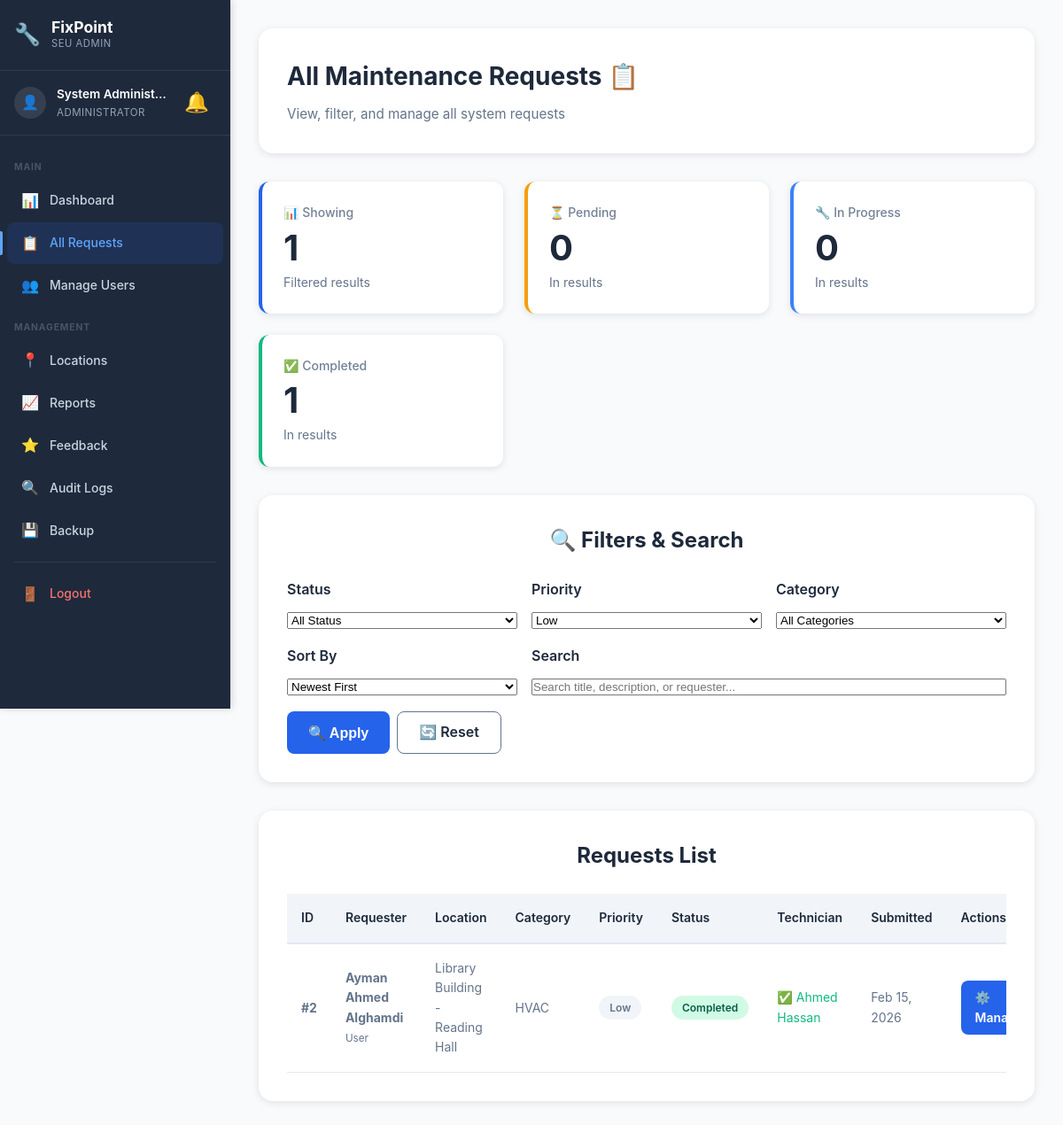
The page /admin/all-requests.php?priority=Low (signed in) on the database as committed earlier.
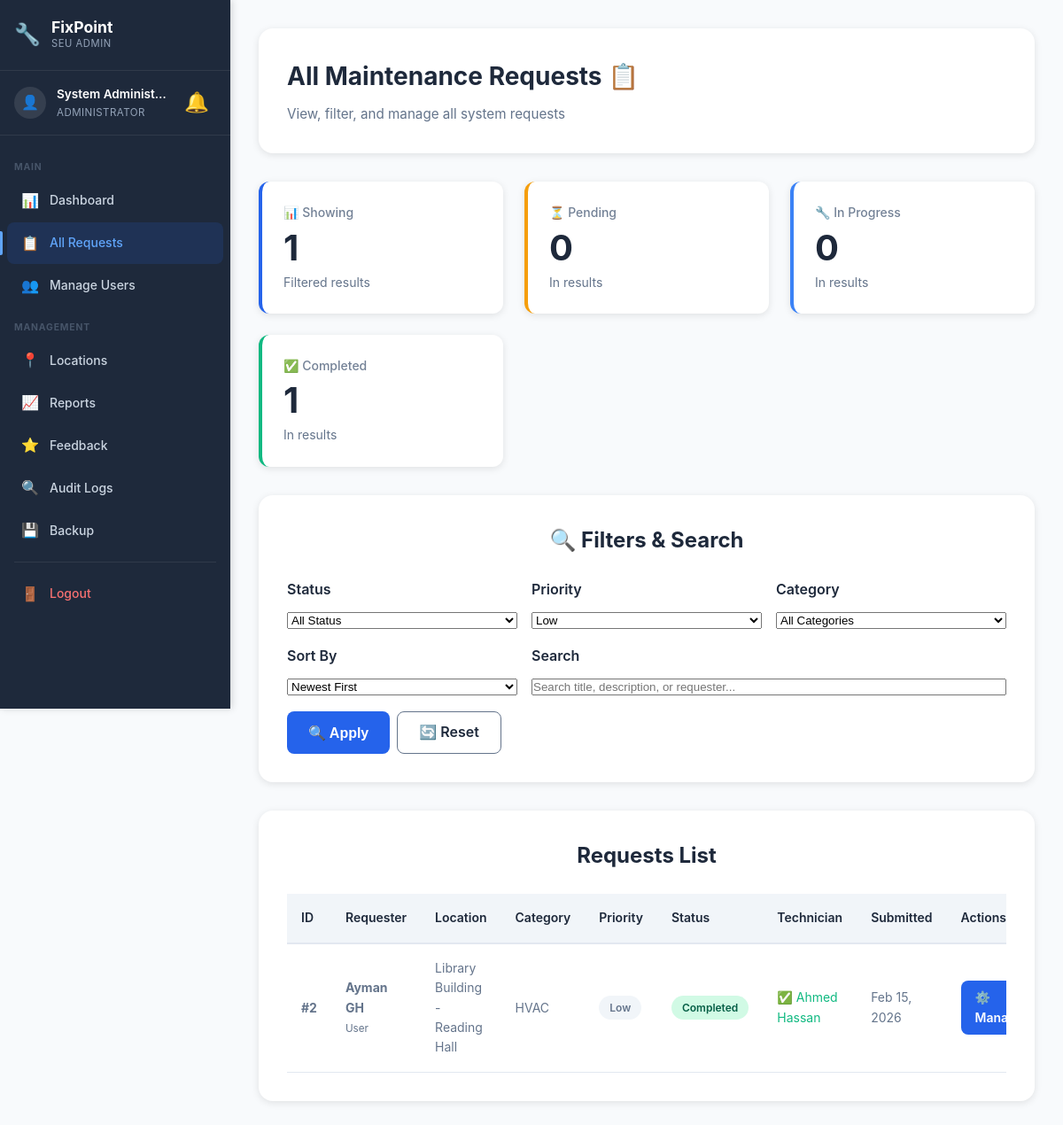
The same page on the database as committed later.
### tables this page shows
CREATE TABLE `user` (
  `UserID` int(11) NOT NULL,
  `RoleID` int(11) NOT NULL,
  `Name` varchar(100) NOT NULL,
  `Email` varchar(100) NOT NULL,
  `Password` varchar(255) NOT NULL,
  `Phone` varchar(20) DEFAULT NULL,
  `MaxRequestsPerWeek` int(11) DEFAULT 2,
  `CreatedAt` timestamp NOT NULL DEFAULT current_timestamp(),
  `LastResetAt` datetime DEFAULT NULL
);

CREATE TABLE `maintenancerequest` (
  `RequestID` int(11) NOT NULL,
  `UserID` int(11) NOT NULL,
  `LocationID` int(11) NOT NULL,
  `CategoryID` int(11) NOT NULL,
  `PriorityID` int(11) NOT NULL,
  `StatusID` int(11) NOT NULL DEFAULT 1,
  `Title` varchar(200) NOT NULL,
  `Description` text NOT NULL,
  `SubmittedAt` timestamp NOT NULL DEFAULT current_timestamp(),
  `UpdatedAt` timestamp NOT NULL DEFAULT current_timestamp() ON UPDATE current_timestamp(),
  `CompletedAt` timestamp NULL DEFAULT NULL
);

CREATE TABLE `role` (
  `RoleID` int(11) NOT NULL,
  `RoleName` varchar(50) NOT NULL
);

CREATE TABLE `location` (
  `LocationID` int(11) NOT NULL,
  `BuildingName` varchar(100) NOT NULL,
  `FloorNumber` varchar(20) DEFAULT NULL,
  `RoomNumber` varchar(50) DEFAULT NULL,
  `Description` text DEFAULT NULL
);

CREATE TABLE `category` (
  `CategoryID` int(11) NOT NULL,
  `CategoryName` varchar(100) NOT NULL,
  `Description` text DEFAULT NULL
);

CREATE TABLE `priority` (
  `PriorityID` int(11) NOT NULL,
  `PriorityLevel` varchar(50) NOT NULL,
  `Description` text DEFAULT NULL
);

CREATE TABLE `status` (
  `StatusID` int(11) NOT NULL,
  `StatusName` varchar(50) NOT NULL,
  `Description` text DEFAULT NULL
);

### config/helpers.php (called while the page is built, shortened)
<?php
function formatDate($date, $format = 'M d, Y H:i') {
    return date($format, strtotime($date));
}
function e($string) {
    return htmlspecialchars($string, ENT_QUOTES, 'UTF-8');
}
function getStatusBadgeClass($status_name) {
    $classes = [
        'Pending'     => 'status-pending',
        'Reviewed'    => 'status-reviewed',
        'Assigned'    => 'status-assigned',
        'In Progress' => 'status-in-progress',
        'Completed'   => 'status-completed',
        'Cancelled'   => 'status-cancelled'
    ];
    return $classes[$status_name] ?? 'status-default';
}
function getPriorityBadgeClass($priority_level) {
    $classes = [
        'Low'      => 'priority-low',
        'Medium'   => 'priority-medium',
        'High'     => 'priority-high',
        'Critical' => 'priority-critical'
    ];
    return $classes[$priority_level] ?? 'priority-default';
}
?>

### admin/all-requests.php (the view, shortened to what the changed rows need)
<?php
require_once __DIR__ . '/../config/database.php';
require_once __DIR__ . '/../config/helpers.php';
$priority_filter = isset($_GET['priority']) ? $_GET['priority']       : 'all';
$sort_by         = isset($_GET['sort'])     ? $_GET['sort']           : 'newest';
$sql = "SELECT
            mr.RequestID,
            mr.Title,
            mr.Description,
            mr.SubmittedAt,
            mr.UpdatedAt,
            mr.CompletedAt,
            u.Name as RequesterName,
            u.Email as RequesterEmail,
            r.RoleName as RequesterRole,
            l.BuildingName,
            l.FloorNumber,
            l.RoomNumber,
            c.CategoryName,
            p.PriorityLevel,
            p.PriorityID,
            s.StatusName,
            s.StatusID,
            (SELECT Name FROM user WHERE UserID = (SELECT TechnicianID FROM assignment WHERE RequestID = mr.RequestID ORDER BY AssignedAt DESC LIMIT 1)) as TechnicianName
        FROM maintenancerequest mr
        JOIN user u ON mr.UserID = u.UserID
        JOIN role r ON u.RoleID = r.RoleID
        JOIN location l ON mr.LocationID = l.LocationID
        JOIN category c ON mr.CategoryID = c.CategoryID
        JOIN priority p ON mr.PriorityID = p.PriorityID
        JOIN status s ON mr.StatusID = s.StatusID
        WHERE 1=1";
if ($priority_filter != 'all') {
    $sql .= " AND p.PriorityLevel = '" . $conn->real_escape_string($priority_filter) . "'";
}
switch ($sort_by) {
    default:         $sql .= " ORDER BY mr.SubmittedAt DESC"; break;
}
$result   = $conn->query($sql);
$requests = $result->fetch_all(MYSQLI_ASSOC);
?>
<!DOCTYPE html>
<html lang="en">
<head>
    <link rel="stylesheet" href="../assets/css/style.css">
    <link rel="stylesheet" href="../assets/css/dashboard.css">
    <link rel="stylesheet" href="../assets/css/sidebar.css">
</head>
<body class="has-sidebar">
    <div class="main-content">
    <div class="dashboard">
        <div class="dashboard-container">
            <div class="dashboard-header">
                <h1 class="welcome-text">All Maintenance Requests 📋</h1>
            </div>
            <div class="requests-section" style="margin-bottom: 2rem;">
                <h2 class="section-title">🔍 Filters & Search</h2>
            </div>
            <div class="requests-section">
                <h2 class="section-title">Requests List</h2>
                <?php if (count($requests) > 0): ?>
                    <div class="admin-mobile-hide" style="overflow-x:auto;">
                        <table class="requests-table">
                            <thead>
                                <tr>
                                    <th>ID</th>
                                    <th>Requester</th>
                                    <th>Location</th>
                                    <th>Category</th>
                                    <th>Priority</th>
                                    <th>Status</th>
                                    <th>Technician</th>
                                    <th>Submitted</th>
                                    <th>Actions</th>
                                </tr>
                            </thead>
                            <tbody>
                                <?php foreach ($requests as $req): ?>
                                    <tr style="<?php echo ($req['PriorityID'] >= 3 && $req['StatusID'] < 5) ? 'background:#fef2f2;' : ''; ?>">
                                        <td><strong>#<?php echo $req['RequestID']; ?></strong></td>
                                        <td>
                                            <strong><?php echo e($req['RequesterName']); ?></strong><br>
                                            <small style="color:#64748b;"><?php echo e($req['RequesterRole']); ?></small>
                                        </td>
                                        <td><?php echo e($req['BuildingName'] . ' - ' . $req['RoomNumber']); ?></td>
                                        <td><?php echo e($req['CategoryName']); ?></td>
                                        <td>
                                            <span class="priority-badge <?php echo getPriorityBadgeClass($req['PriorityLevel']); ?>">
                                                <?php echo e($req['PriorityLevel']); ?>
                                            </span>
                                        </td>
                                        <td>
                                            <span class="status-badge <?php echo getStatusBadgeClass($req['StatusName']); ?>">
                                                <?php echo e($req['StatusName']); ?>
                                            </span>
                                        </td>
                                        <td>
                                            <?php if ($req['TechnicianName']): ?>
                                                <span style="color:#10b981;">✅ <?php echo e($req['TechnicianName']); ?></span>
                                            <?php else: ?>
                                                <span style="color:#94a3b8;">⚠️ Unassigned</span>
                                            <?php endif; ?>
                                        </td>
                                        <td><?php echo formatDate($req['SubmittedAt'], 'M d, Y'); ?></td>
                                        <td>
                                            <a href="request-details.php?id=<?php echo $req['RequestID']; ?>"
                                            class="btn btn-primary"
                                            style="padding:0.5rem 1rem;font-size:0.875rem;">
                                                ⚙️ Manage
                                            </a>
                                        </td>
                                    </tr>
                                <?php endforeach; ?>
                            </tbody>
                        </table>
                    </div>
                <?php endif; ?>
            </div>
        </div>
    </div>
    </div>
</body>
</html>

Rows that differ between the two databases and show on the page:
changed user "Library Building - Reading Hall": Name "Ayman Ahmed Alghamdi" → "Ayman GH"
